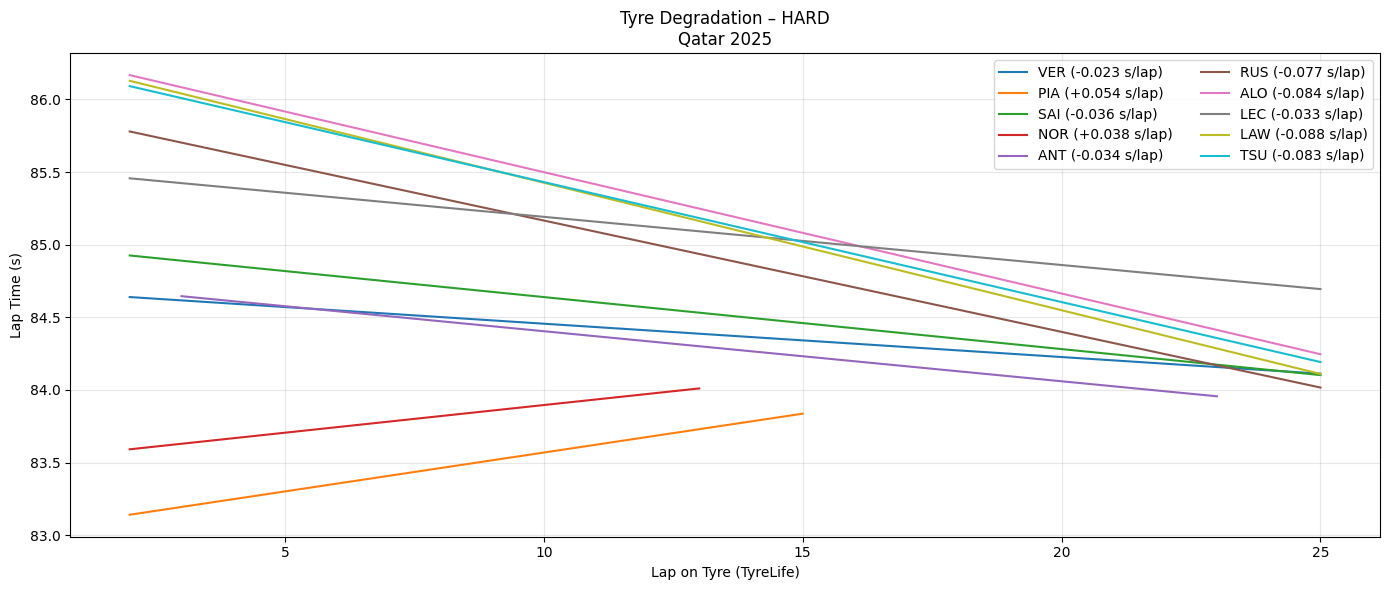

The Python source for this figure:
import fastf1, os
import pandas as pd
import numpy as np
import matplotlib.pyplot as plt
from pathlib import Path

# ========= CONFIG =========
YEAR = 2025
GP = "Qatar"
SESSION = "R"
COMPOUND = "HARD"      # SOFT / MEDIUM / HARD
TOP_N = 10             # Top N finishers
CACHE_DIR = Path("/content/fastf1_cache")

# ========= CACHE =========
CACHE_DIR.mkdir(parents=True, exist_ok=True)
fastf1.Cache.enable_cache(CACHE_DIR)

# ========= LOAD SESSION =========
session = fastf1.get_session(YEAR, GP, SESSION)
session.load()

laps = session.laps.copy()
laps = laps[laps["IsAccurate"]]

# Convert laptime to seconds
laps["LapTimeSec"] = laps["LapTime"].dt.total_seconds()

# ========= SELECT TOP DRIVERS =========
drivers = (
    session.results
    .sort_values("Position")
    .head(TOP_N)["Abbreviation"]
    .tolist()
)

laps = laps[laps["Driver"].isin(drivers)]

# ========= CLEAN LAPS =========
laps = laps[
    laps["PitInTime"].isna() &
    laps["PitOutTime"].isna() &
    (laps["Compound"] == COMPOUND)
]

# ========= REMOVE OUTLIERS (IQR PER DRIVER PER STINT) =========
clean = []

for (d, stint), dl in laps.groupby(["Driver", "Stint"]):
    if len(dl) < 5:
        continue

    q1, q3 = dl["LapTimeSec"].quantile([0.25, 0.75])
    iqr = q3 - q1

    dl = dl[
        (dl["LapTimeSec"] >= q1 - 1.5 * iqr) &
        (dl["LapTimeSec"] <= q3 + 1.5 * iqr)
    ]

    clean.append(dl)

clean = pd.concat(clean)

# ========= PLOT TYRE DEGRADATION =========
plt.figure(figsize=(14,6))

for d in drivers:
    dl = clean[clean["Driver"] == d]

    # pilih stint terpanjang untuk driver tsb
    if dl.empty:
        continue

    stint_id = (
        dl.groupby("Stint").size().idxmax()
    )

    stint_laps = dl[dl["Stint"] == stint_id]

    if len(stint_laps) < 5:
        continue

    x = stint_laps["TyreLife"]
    y = stint_laps["LapTimeSec"]

    # Linear regression → degradation slope
    z = np.polyfit(x, y, 1)
    y_fit = np.polyval(z, x)

    plt.plot(x, y_fit, label=f"{d} ({z[0]:+.03f} s/lap)")

plt.title(f"Tyre Degradation – {COMPOUND}\n{GP} {YEAR}")
plt.xlabel("Lap on Tyre (TyreLife)")
plt.ylabel("Lap Time (s)")
plt.grid(alpha=0.3)
plt.legend(ncol=2)
plt.tight_layout()
plt.show()
